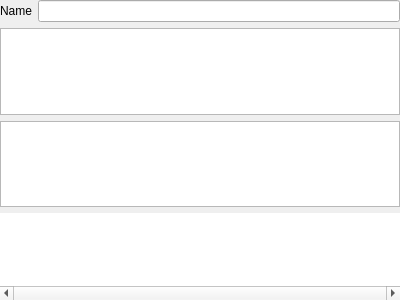
<?xml version="1.0" encoding="UTF-8"?>
<ui version="4.0">
 <class>QTransferFunctionGraphicalViewBase</class>
 <widget class="QWidget" name="QTransferFunctionGraphicalViewBase">
  <property name="geometry">
   <rect>
    <x>0</x>
    <y>0</y>
    <width>400</width>
    <height>300</height>
   </rect>
  </property>
  <property name="windowTitle">
   <string>Form</string>
  </property>
  <layout class="QVBoxLayout" name="verticalLayout">
   <property name="margin">
    <number>0</number>
   </property>
   <item>
    <layout class="QHBoxLayout" name="horizontalLayout">
     <item>
      <widget class="QLabel" name="m_nameLabel">
       <property name="text">
        <string>Name</string>
       </property>
      </widget>
     </item>
     <item>
      <widget class="QLineEdit" name="m_nameLineEdit"/>
     </item>
    </layout>
   </item>
   <item>
    <widget class="udg::QColorTransferFunctionGraphicalView" name="m_colorView"/>
   </item>
   <item>
    <widget class="udg::QOpacityTransferFunctionGraphicalView" name="m_scalarOpacityView"/>
   </item>
   <item>
    <widget class="QGraphicsView" name="m_gradientOpacityGraphicsView">
     <property name="frameShape">
      <enum>QFrame::NoFrame</enum>
     </property>
     <property name="horizontalScrollBarPolicy">
      <enum>Qt::ScrollBarAlwaysOn</enum>
     </property>
    </widget>
   </item>
  </layout>
 </widget>
 <customwidgets>
  <customwidget>
   <class>udg::QColorTransferFunctionGraphicalView</class>
   <extends>QGraphicsView</extends>
   <header>qcolortransferfunctiongraphicalview.h</header>
  </customwidget>
  <customwidget>
   <class>udg::QOpacityTransferFunctionGraphicalView</class>
   <extends>QGraphicsView</extends>
   <header>qopacitytransferfunctiongraphicalview.h</header>
  </customwidget>
 </customwidgets>
 <resources/>
 <connections/>
</ui>
